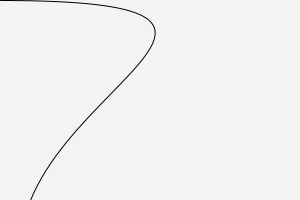
Frame 1 (no input)
Frame 60 (the mouse pressed at the canvas centre just before this capture): identical to frame 1, image omitted
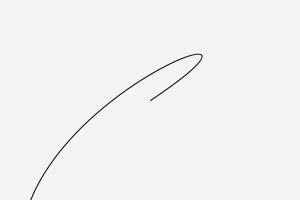
Frame 120 (the mouse held since frame 60 and released just before this capture)

The Processing sketch that drew these frames (run headless with seeded random() and noise(); from frame 60 on, the mouse is pressed at the canvas centre):

// Processing sketch: curve
// ── curve.pde
void setup() {
  size(300, 200);
  background(255);
  smooth();
  

}

void draw()
{
  background(243);
  noFill();
  beginShape();
  vertex(mouseX, mouseY);
  bezierVertex(width, 0, 80, 75, 30, 200);
  endShape();
}
